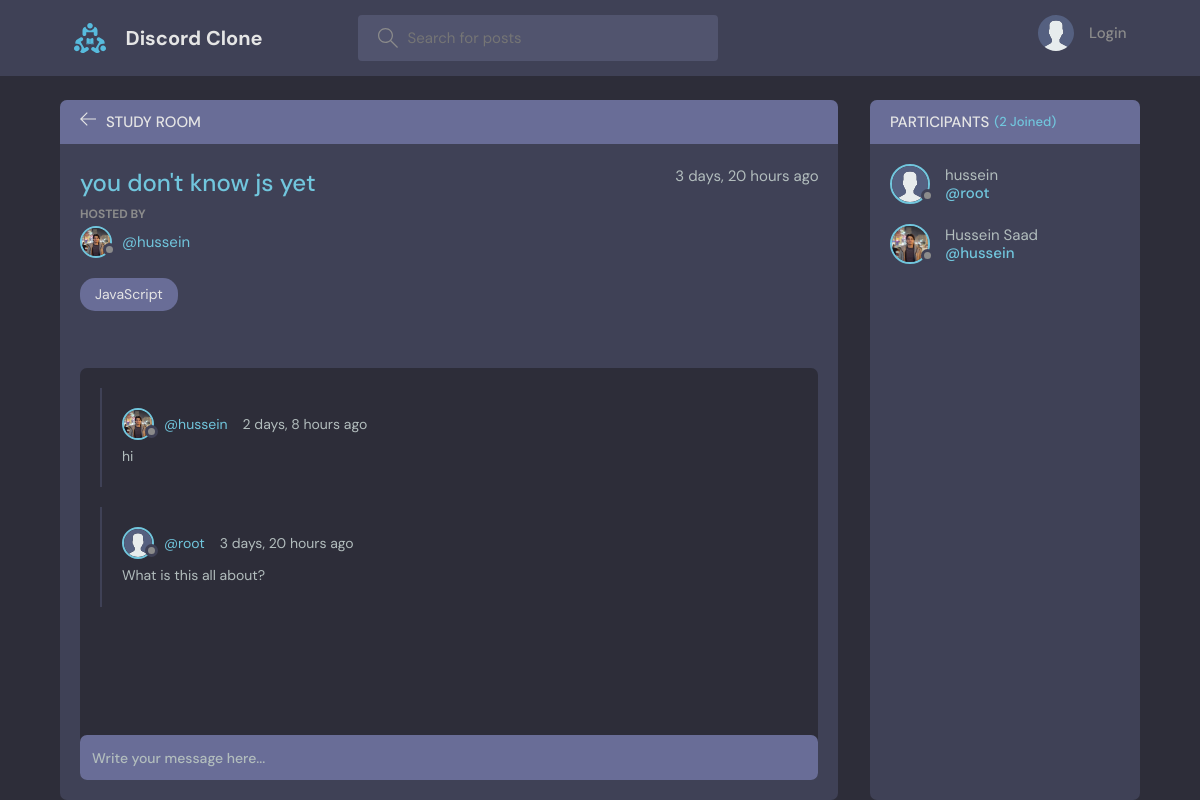
Page /room/3/ on the committed database.
### base/models.py (models this page shows, shortened)
class Room(models.Model):
    name = models.CharField(max_length=100)
    description = models.TextField(null=True, blank=True)
    created_at = models.DateTimeField(auto_now_add=True)
    updated_at = models.DateTimeField(auto_now=True)
    host = models.ForeignKey(User,null=True,on_delete=models.SET_NULL)
    topic = models.ForeignKey(Topic,null=True,on_delete=models.SET_NULL)
    participants = models.ManyToManyField(User, related_name='participants')
    class Meta:
        ordering = ['-created_at', '-updated_at']

class User(AbstractUser):
    name = models.CharField(max_length=50, null=True)
    email = models.EmailField(unique=True)
    bio = models.TextField(default='no bio...',null=True)
    avatar = models.ImageField(null=True,default='avatar.svg')
    USERNAME_FIELD = 'email'
    REQUIRED_FIELDS = []

class Topic(models.Model):
    name = models.CharField(max_length=100)
    def __str__(self):
        return self.name

class Message(models.Model):
    body = models.CharField(max_length=200)
    created_at = models.DateTimeField(auto_now_add=True)
    updated_at = models.DateTimeField(auto_now=True)
    user = models.ForeignKey(User,on_delete=models.CASCADE)
    room = models.ForeignKey(Room,on_delete=models.CASCADE)
    class Meta:
        ordering = ['-created_at', '-updated_at']

### base/views.py (the view, shortened to what this page needs)
# urls.py: path('room/<str:id>/', views.room,name='room'),
def room(request, id):
    room = Room.objects.get(id=id)
    room_messages = room.message_set.all().order_by('-created_at')
    participants = room.participants.all()
    context = {
        'room': room,
        'room_messages': room_messages,
        'participants': participants,
    }
    return render(request, 'base/room.html', context)

### base/templates/base/room.html (shortened to what this page needs)
{% extends 'base.html' %}
{% block content %}
<main class="profile-page layout layout--2">
  <div class="container">
    <div class="room">
      <div class="room__top">
        <div class="room__topLeft">
          <a href="{% url 'home' %}">
            <svg version="1.1" xmlns="http://www.w3.org/2000/svg" width="32" height="32" viewBox="0 0 32 32">
              <title>arrow-left</title>
              <path
                d="M13.723 2.286l-13.723 13.714 13.719 13.714 1.616-1.611-10.96-10.96h27.625v-2.286h-27.625l10.965-10.965-1.616-1.607z">
              </path>
            </svg>
          </a>
          <h3>Study Room</h3>
        </div>
      </div>
      <div class="room__box scroll">
        <div class="room__header scroll">
          <div class="room__info">
            <h3>{{room.name}}</h3>
            <span>{{room.created_at|timesince}} ago</span>
          </div>
          <div class="room__hosted">
            <p>Hosted By</p>
            <a href="{% url 'profile' room.host.id %}" class="room__author">
              <div class="avatar avatar--small">
                <img src="{{room.host.avatar.url}}" />
              </div>
              <span>@{{room.host.username}}</span>
            </a>
          </div>
          <span class="room__topics">{{room.topic}}</span>
        </div>
        <div class="room__conversation">
          <div class="threads scroll">
            {% for message in room_messages %}
            <div class="thread">
              <div class="thread__top">
                <div class="thread__author">
                  <a href="{% url 'profile' message.user.id %}" class="thread__authorInfo">
                    <div class="avatar avatar--small">
                      <img src="{{message.user.avatar.url}}" />
                    </div>
                    <span>@{{message.user.username}}</span>
                  </a>
                  <span class="thread__date">{{message.created_at|timesince}} ago</span>
                </div>
              </div>
              <div class="thread__details">
                {{message.body}}
              </div>
            </div>
            {% endfor %}
          </div>
        </div>
      </div>
      <div class="room__message">
        <form action="" method="POST">
          <input name="body" placeholder="Write your message here..." />
        </form>
      </div>
    </div>
    <div class="participants">
      <h3 class="participants__top">Participants <span>({{participants.count}} Joined)</span></h3>
      <div class="participants__list scroll">
        {% for user in participants %}
        <a href="{%  url 'profile' user.id %}" class="participant">
          <div class="avatar avatar--medium">
            <img src="{{user.avatar.url}}" />
          </div>
          <p>
            {{user.name}}
            <span>@{{user.username}}</span>
          </p>
        </a>
        {% endfor %}
      </div>
    </div>
  </div>
</main>
{% endblock content %}

### rows in the picture
Room: name "you don't know js yet", created_at "3 days, 20 hours", host.avatar (picture), host.username "hussein", topic "JavaScript"
Message: user.avatar (picture), user.username "hussein", created_at "2 days, 8 hours", body "hi"
Message: user.avatar (placeholder picture), user.username "root", created_at "3 days, 20 hours", body "What is this all about?"
User: avatar (placeholder picture), name "hussein", username "root"
User: avatar (picture), name "Hussein Saad", username "hussein"

### other values in the picture
{{ participants.count }} "2"
